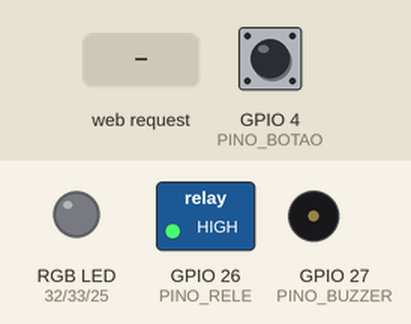
Recording of a sketch running on a simulated ESP32. Shown: switched loads named in the sketch (green lamp = pin HIGH), an RGB LED mixed from three pins (HIGH = lit), buzzer (waves = sounding). The test bench sets the inputs (shaded band); at power-on: GPIO 4 (PINO_BOTAO) HIGH. WiFi joins after 1.5 s; servers stay silent unless stated; what the sketch prints to the serial monitor is not drawn.

Above: at 2.7 s.
2.8 s: GPIO 4 (PINO_BOTAO) pulled LOW for 0.15 s
At 3.2 s:
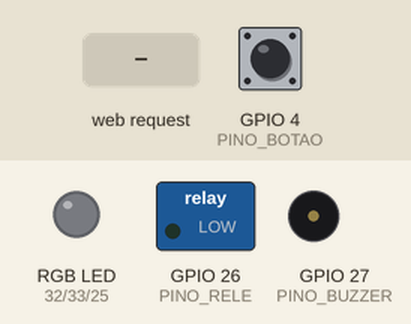
5.9 s: HTTP request GET /luz?toggle=verde received
At 6.8 s:
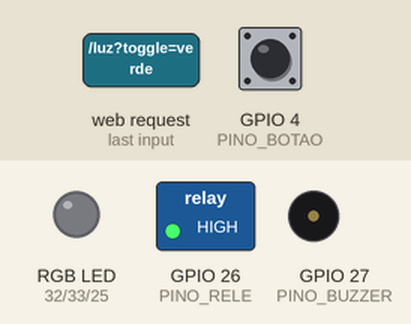
7.4 s: HTTP request GET /luz?toggle=vermelho received
At 7.9 s:
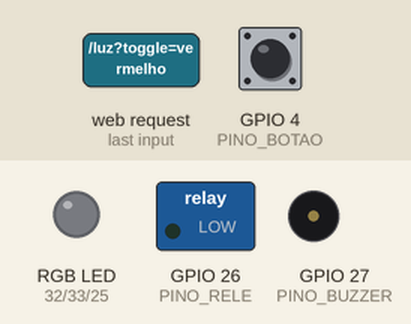
Timing chart, 0 to 9.9 s (numbered marks = the images above; inputs shaded):
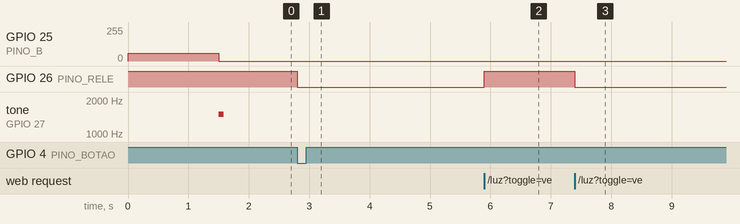

The sketch:

01_esp32_luzes_alerta.ino
```cpp
/*
  01 - ESP32 "atuador" da camera Tapo: luz (rele), buzzer e LED RGB comandados pela rede
  Placa: ESP32 Dev Module (core 3.x)   Sem bibliotecas extras (WiFi, WebServer, ESPmDNS vem no core)

  Ideia: a camera Tapo C200/TC70 NAO sabe acender luz. Quem decide e o PC (Python), que ve o video da
  camera por RTSP, reconhece gestos/rostos e manda comandos HTTP para ESTE ESP32. Tudo na MESMA rede Wi-Fi
  da camera (por isso o ESP32 entra na rede em MODO ESTACAO, nao cria a propria).

  Ligacoes:
    Modulo rele 1 canal (5 V): VCC -> VIN(5V)  GND -> GND  IN -> GPIO 26      (a luz 127/220 V vai em COM/NO: SO COM O PROFESSOR)
         Para a aula, use uma lampada de 12 V ou uma fita de LED no lugar da rede eletrica!
    Buzzer passivo: S -> GPIO 27
    LED RGB catodo comum: R -> 220 -> GPIO 32   G -> 220 -> GPIO 33   B -> 220 -> GPIO 25   comum -> GND
    Botao local (liga/desliga a luz na mao): GPIO 4 <-> GND

  Rotas (http://luzes.local ou http://<IP>):
    /                     pagina de estado com botoes
    /luz?on=1 | on=0      liga/desliga o rele      /luz?toggle=1
    /alerta?tipo=intruso  buzzer alarme + LED vermelho piscando por 10 s
    /alerta?tipo=bemvindo 2 bipes suaves + LED verde 5 s
    /alerta?tipo=off      silencia
    /led?cor=verde        LED RGB (verde, vermelho, azul, amarelo, roxo, ciano, branco, off)
    /estado               JSON {"luz":true,"alerta":"intruso","ultimo":"..."}
*/
#include <WiFi.h>
#include <WebServer.h>
#include <ESPmDNS.h>

const char* WIFI_SSID = "NOME-DA-REDE";       // a MESMA rede da camera Tapo (2,4 GHz)
const char* WIFI_SENHA = "SENHA-DA-REDE";
const char* NOME_MDNS = "luzes";              // http://luzes.local
const int PINO_RELE = 26, PINO_BUZZER = 27, PINO_R = 32, PINO_G = 33, PINO_B = 25, PINO_BOTAO = 4;
const bool RELE_ATIVO_BAIXO = true;           // a maioria dos modulos de rele liga com IN em LOW

WebServer servidor(80);
bool luzLigada = false;
String alertaAtual = "off", ultimoComando = "nenhum";
unsigned long fimAlerta = 0, ultimoBipe = 0;
bool bipando = false, botaoAntes = HIGH;

void cor(int r, int g, int b) { ledcWrite(PINO_R, r); ledcWrite(PINO_G, g); ledcWrite(PINO_B, b); }
bool corPorNome(const String& n) {
  if (n == "verde") cor(0, 255, 0); else if (n == "vermelho") cor(255, 0, 0); else if (n == "azul") cor(0, 0, 255);
  else if (n == "amarelo") cor(255, 150, 0); else if (n == "roxo") cor(160, 0, 255); else if (n == "ciano") cor(0, 255, 255);
  else if (n == "branco") cor(255, 255, 255); else if (n == "off") cor(0, 0, 0); else return false;
  return true;
}
void setLuz(bool on) { luzLigada = on; digitalWrite(PINO_RELE, (on != RELE_ATIVO_BAIXO) ? HIGH : LOW); Serial.printf("luz -> %s\n", on ? "ON" : "OFF"); }
void setAlerta(const String& tipo) {
  alertaAtual = tipo; noTone(PINO_BUZZER); bipando = false;
  if (tipo == "intruso")  { fimAlerta = millis() + 10000; cor(255, 0, 0); }
  else if (tipo == "bemvindo") { fimAlerta = millis() + 5000; cor(0, 255, 0); tone(PINO_BUZZER, 1200, 120); delay(160); tone(PINO_BUZZER, 1800, 160); }
  else { fimAlerta = 0; cor(0, 0, 0); alertaAtual = "off"; }
  Serial.println("alerta -> " + alertaAtual);
}

const char PAGINA[] PROGMEM = R"HTML(<!DOCTYPE html><html lang="pt-br"><head><meta charset="utf-8"><meta name="viewport" content="width=device-width,initial-scale=1">
<title>Luzes e alertas</title><style>body{font-family:sans-serif;background:#111;color:#eee;text-align:center;padding:14px}
.card{background:#222;border-radius:12px;padding:14px;margin:10px auto;max-width:420px}button{font-size:1em;padding:10px 16px;margin:5px;border:0;border-radius:8px;color:#fff}
.on{background:#2a2}.off{background:#555}.al{background:#c22}.bv{background:#36c}#luz{font-size:1.6em}</style></head><body>
<h2>ESP32 — luzes e alertas (Tapo)</h2><div class="card"><div id="luz">luz: --</div>
<button class="on" onclick="c('/luz?on=1')">Ligar luz</button><button class="off" onclick="c('/luz?on=0')">Desligar</button></div>
<div class="card"><button class="al" onclick="c('/alerta?tipo=intruso')">Alarme intruso</button><button class="bv" onclick="c('/alerta?tipo=bemvindo')">Boas-vindas</button>
<button class="off" onclick="c('/alerta?tipo=off')">Silenciar</button><p id="st"></p></div>
<script>async function c(u){await fetch(u);e()}async function e(){const d=await (await fetch('/estado')).json();
document.getElementById('luz').textContent='luz: '+(d.luz?'LIGADA':'desligada');document.getElementById('st').textContent='alerta: '+d.alerta+' | ultimo comando: '+d.ultimo}
e();setInterval(e,1500)</script></body></html>)HTML";

void rotaPagina() { servidor.send_P(200, "text/html; charset=utf-8", PAGINA); }
void rotaLuz() {
  if (servidor.hasArg("toggle")) setLuz(!luzLigada); else if (servidor.hasArg("on")) setLuz(servidor.arg("on") == "1");
  ultimoComando = "luz " + String(luzLigada ? "on" : "off");
  servidor.sendHeader("Access-Control-Allow-Origin", "*"); servidor.send(200, "text/plain", luzLigada ? "on" : "off");
}
void rotaAlerta() { setAlerta(servidor.arg("tipo")); ultimoComando = "alerta " + alertaAtual; servidor.sendHeader("Access-Control-Allow-Origin", "*"); servidor.send(200, "text/plain", alertaAtual); }
void rotaLed() { corPorNome(servidor.arg("cor")); ultimoComando = "led " + servidor.arg("cor"); servidor.sendHeader("Access-Control-Allow-Origin", "*"); servidor.send(200, "text/plain", "ok"); }
void rotaEstado() {
  String j = "{\"luz\":" + String(luzLigada ? "true" : "false") + ",\"alerta\":\"" + alertaAtual + "\",\"ultimo\":\"" + ultimoComando + "\",\"ip\":\"" + WiFi.localIP().toString() + "\"}";
  servidor.sendHeader("Access-Control-Allow-Origin", "*"); servidor.send(200, "application/json", j);
}

void setup() {
  Serial.begin(115200);
  pinMode(PINO_RELE, OUTPUT); setLuz(false);
  pinMode(PINO_BUZZER, OUTPUT); pinMode(PINO_BOTAO, INPUT_PULLUP);
  ledcAttach(PINO_R, 5000, 8); ledcAttach(PINO_G, 5000, 8); ledcAttach(PINO_B, 5000, 8);
  WiFi.mode(WIFI_STA); WiFi.begin(WIFI_SSID, WIFI_SENHA);
  Serial.print("Conectando"); cor(0, 0, 60);
  while (WiFi.status() != WL_CONNECTED) { delay(500); Serial.print("."); }
  Serial.print("\nIP: "); Serial.println(WiFi.localIP());
  if (MDNS.begin(NOME_MDNS)) Serial.printf("http://%s.local\n", NOME_MDNS);
  servidor.on("/", rotaPagina); servidor.on("/luz", rotaLuz); servidor.on("/alerta", rotaAlerta); servidor.on("/led", rotaLed); servidor.on("/estado", rotaEstado);
  servidor.begin();
  cor(0, 0, 0); tone(PINO_BUZZER, 1500, 80);
}

void loop() {
  servidor.handleClient();
  // botao local: liga/desliga a luz mesmo sem rede
  bool b = digitalRead(PINO_BOTAO);
  if (botaoAntes == HIGH && b == LOW) { setLuz(!luzLigada); delay(50); }
  botaoAntes = b;
  // alerta "intruso": buzzer sirene + LED piscando ate o fim
  if (alertaAtual == "intruso") {
    if (millis() > fimAlerta) setAlerta("off");
    else if (millis() - ultimoBipe > 250) { ultimoBipe = millis(); bipando = !bipando; if (bipando) { tone(PINO_BUZZER, 2200); cor(255, 0, 0); } else { tone(PINO_BUZZER, 1400); cor(0, 0, 0); } }
  } else if (alertaAtual == "bemvindo" && millis() > fimAlerta) setAlerta("off");
}
```

Measured:
- after the input at 2.8 s, GPIO 26 (PINO_RELE): HIGH → LOW at once
- after the input at 5.9 s, GPIO 26 (PINO_RELE): LOW → HIGH at once
- after the input at 7.4 s, GPIO 26 (PINO_RELE): HIGH → LOW at once
